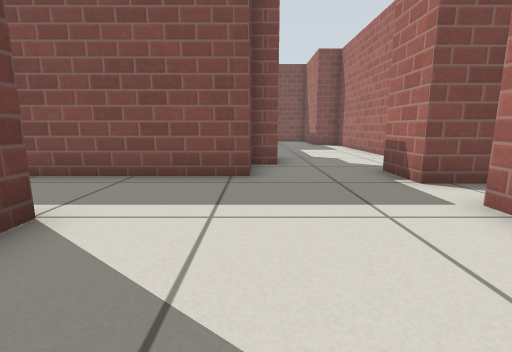
[1] (above)

18 first-person views from a walk through a robot-simulator world made for Gazebo. The camera is 0.5 m above the floor, tilts 10° down and sees 85° across. The lines on the ground mark 1 m squares. The floor is counted in squares, 0.5 m on a side. Each view is taken from the middle of a square. On the plan, view 1 faces up. The plan holds only what a view shows up to about 11 squares ahead; the rest is blank. Gazebo's built-in surfaces are drawn with simple patterns.

[2]
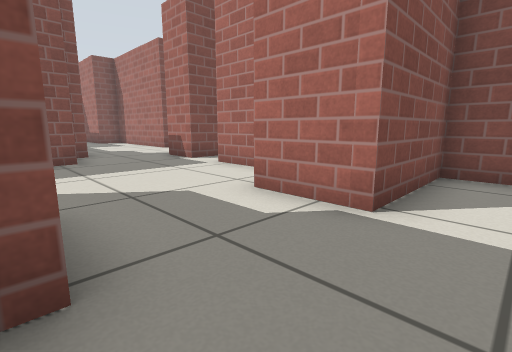

[3]
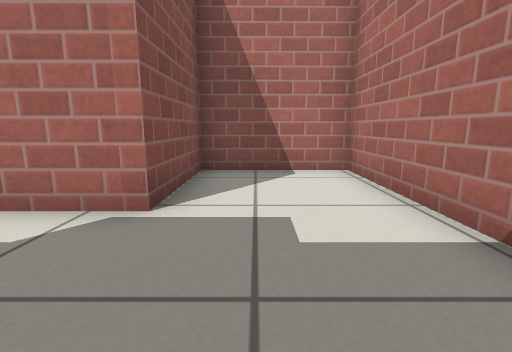

[4]
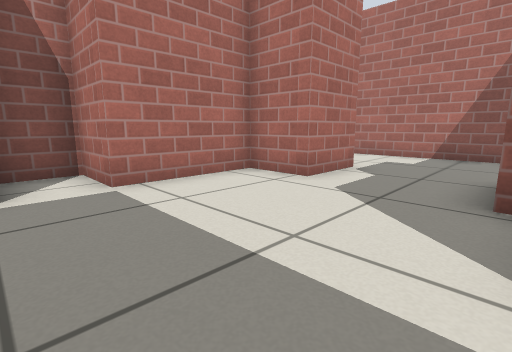

[5]
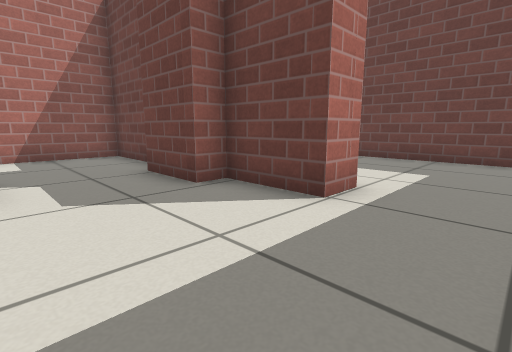

[6]
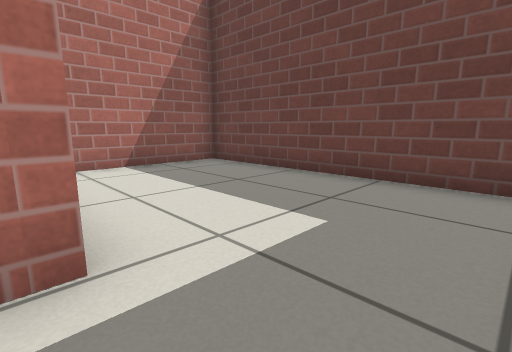

[7]
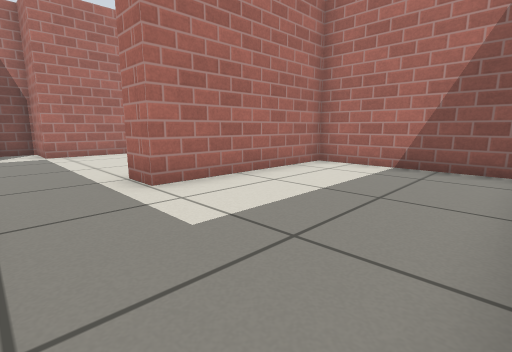

[8]
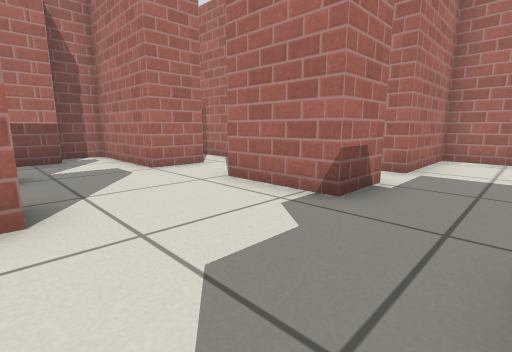

[9]
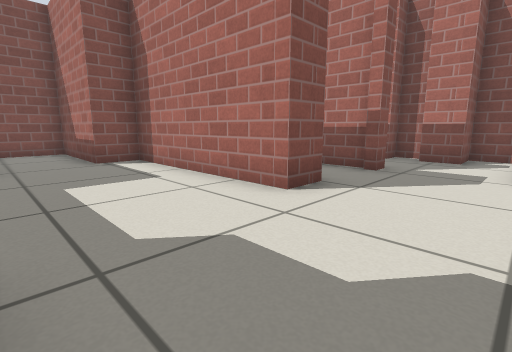

[10]
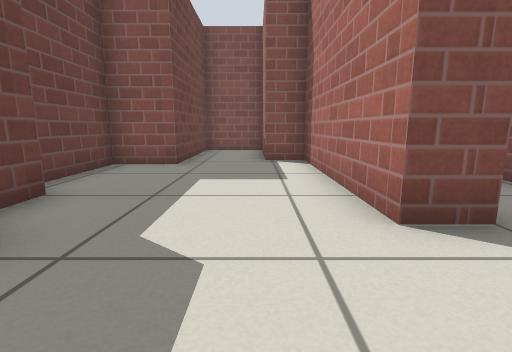

[11]
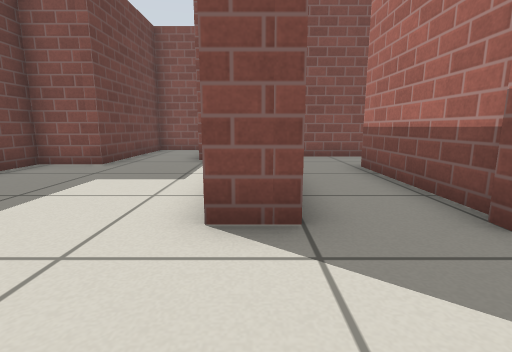

[12]
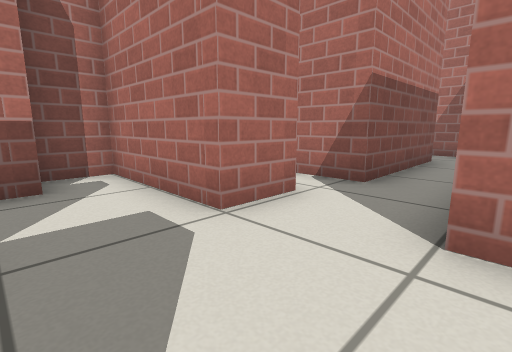

[13]
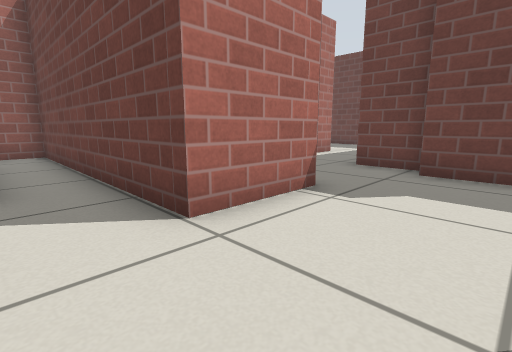

[14]
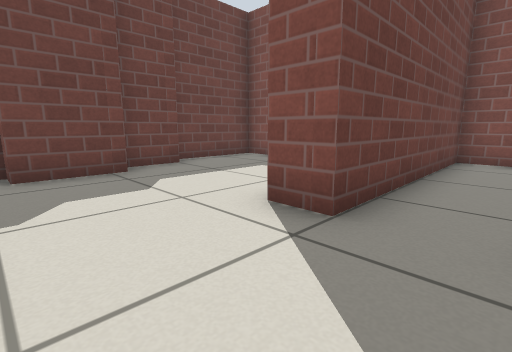

[15]
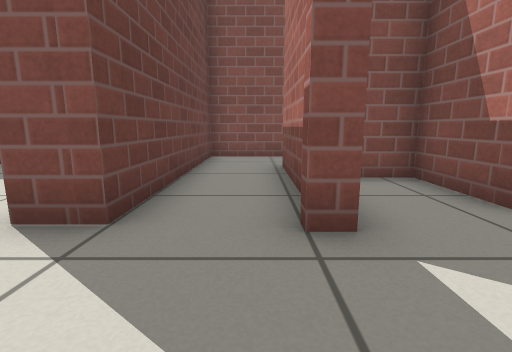

[16]
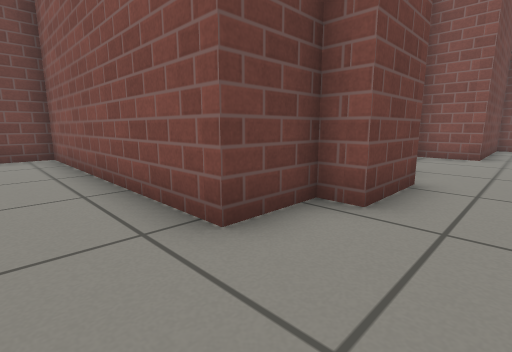

[17]
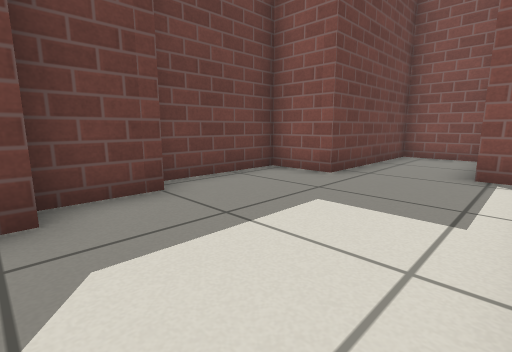

[18]
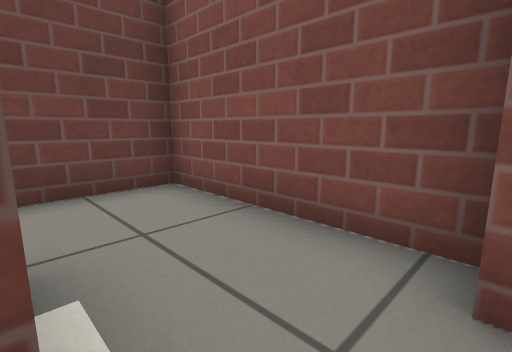

### Floor plan
Ten units are one square. View 1 is at (0, 0); x grows to the right and y downward. Boxes are objects, and circles mark ways between rooms. Rooms are numbered by the first view taken in them; rooms with no view inside come last. Other rooms are left out.
<svg viewBox="-88 -197 206 254">
<path fill="none" stroke="#000" d="M-24 27 -24 52 45 52 45 17 12 17 12 -3M-17 -8 -17 13M-17 13 -21 13M-1 -57 -36 -57M12 -3 29 -3 29 -35 45 -35 45 -48M-34 -30 -24 -30 -24 -8 -17 -8M41 -49 29 -49 29 -64M-36 -57 -83 -57 -83 22 -34 22 -34 -30M-1 -111 -1 -94M55 -98 44 -98 44 -154 33 -154 33 -192 9 -192 9 -145 -8 -145 -8 -114M6 -94 6 -74M-1 -74 -1 -57M29 -64 55 -64M77 -99 77 -141M99 -165 55 -165 55 -98M80 -96 74 -96M108 -95 108 -103 101 -103 101 -125 90 -125M77 -70 113 -70 113 -84 101 -84 101 -94"/>
<circle cx="-5" cy="5" r="3" fill="#2a7"/>
<circle cx="-40" cy="-40" r="3" fill="#2a7"/>
<circle cx="15" cy="-60" r="3" fill="#2a7"/>
<circle cx="50" cy="-80" r="3" fill="#2a7"/>
<circle cx="80" cy="-85" r="3" fill="#2a7"/>
<text x="10" y="30">1</text>
<text x="0" y="-30">2</text>
<text x="-60" y="-20">3</text>
<text x="30" y="-120">4</text>
<text x="70" y="-120">5</text>
<text x="90" y="-90">6</text>
</svg>
Room 1 opens to room 2. Room 2 opens to room 3. Room 2 opens to room 4. Room 4 opens to room 5. Room 5 opens to room 6.

Where each view was taken, in squares from view 1:
view 1: 0 up, 0 right, facing up
view 2: 3 down, 2 left, facing up-right
view 3: 3 down, 2 left, facing right
view 4: 5 up, 2 left, facing down-right
view 5: 5 up, 1 right, facing down-left
view 6: 5 up, 3 left, facing down-left
view 7: 5 up, 8 left, facing down-right
view 8: 10 up, 1 right, facing down-right
view 9: 7 up, 1 right, facing up-right
view 10: 7 up, 3 right, facing up
view 11: 7 up, 5 right, facing up
view 12: 9 up, 5 right, facing down-right
view 13: 9 up, 7 right, facing down-left
view 14: 7 up, 7 right, facing up-left
view 15: 7 up, 7 right, facing up
view 16: 4 up, 2 right, facing up-left
view 17: 9 up, 4 right, facing up-left
view 18: 14 up, 10 right, facing up-left
